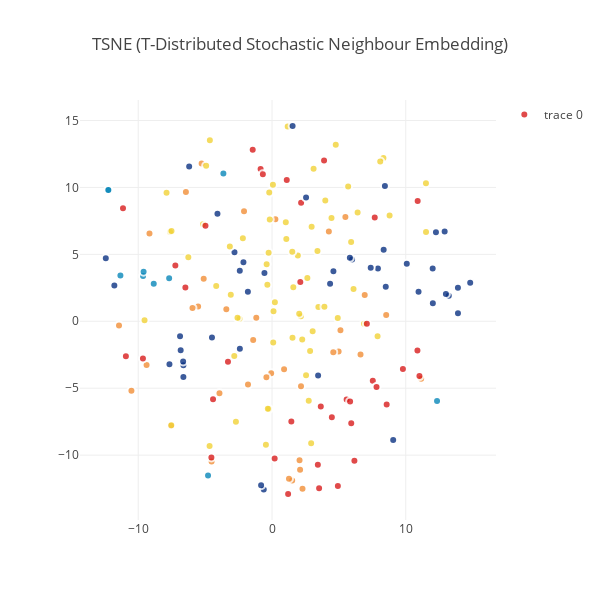

Write notebook code for a chart like this one.
### Code cell
traceTSNE = go.Scatter(
    x = tsne_results[:,0],
    y = tsne_results[:,1],
#    name = Target,
#     hoveron = Target,
    mode = 'markers',
     text = df['Name'],
    hoverinfo = 'text',
    showlegend = True,
    marker = dict(
        size = 8,
        color = color_Target,
        colorscale ='Portland',
        showscale = False,
        line = dict(
            width = 2,
            color = 'rgb(255, 255, 255)'
        ),
        opacity = 0.8
    )
)
data = [traceTSNE]

layout = dict(title = 'TSNE (T-Distributed Stochastic Neighbour Embedding)',
              hovermode= 'closest',
              yaxis = dict(zeroline = False),
              xaxis = dict(zeroline = False),
              showlegend= True,
              autosize=False,
              width=600,
              height=600,
             )

fig = dict(data=data, layout=layout)
py.iplot(fig, filename='styled-scatter')

### Figure 1 — Plotly figure (JSON) as saved in the notebook; plotly's stock layout.template omitted (floating-point values rounded to 4 significant figures; data arrays with more than 128 entries replaced by an {"elided": "..."} marker saying what was removed)
{"data": [{"hoverinfo": "text", "marker": {"color": {"elided": "192 int values"}, "colorscale": "Portland", "line": {"color": "rgb(255, 255, 255)", "width": 2}, "opacity": 0.8, "showscale": false, "size": 8}, "mode": "markers", "showlegend": true, "text": {"elided": "192 str values"}, "type": "scatter", "uid": "3f5eb1bc-f0c7-437b-adcb-1c635a7cd952", "x": {"elided": "192 float values"}, "y": {"elided": "192 float values"}}], "layout": {"autosize": false, "height": 600, "hovermode": "closest", "showlegend": true, "title": {"text": "TSNE (T-Distributed Stochastic Neighbour Embedding)"}, "width": 600, "xaxis": {"zeroline": false}, "yaxis": {"zeroline": false}}}
